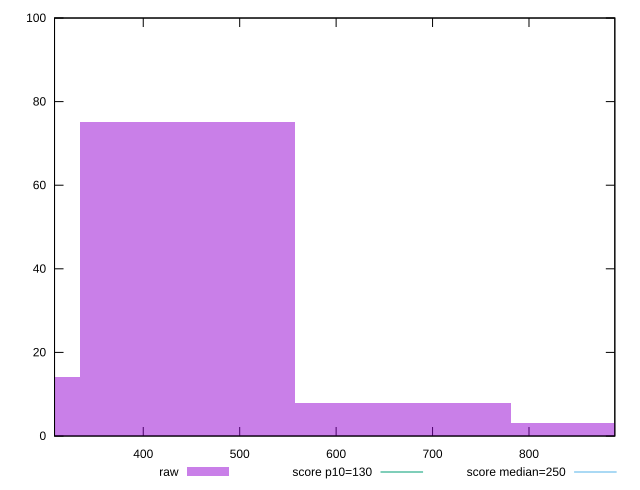

gnuplot code for this plot:
reset

$raw <<EOF
669.2861838331313 8
892.381578444175 3
223.09539461104376 14
446.1907892220875 75
EOF

set key outside below
set boxwidth 223.09539461104376
set xrange [307.9999999999991:889]
set yrange [0:100]
set trange [0:100]
set style fill transparent solid 0.5 noborder

set parametric
set terminal svg size 640, 490 enhanced background rgb 'white'
set output "report_00019_2021-02-10T18-14-37.922Z//max-potential-fid/samples/pages/raw/histogram.svg"

plot $raw title "raw" with boxes, \
     130,t title "score p10=130", \
     250,t title "score median=250"

reset
